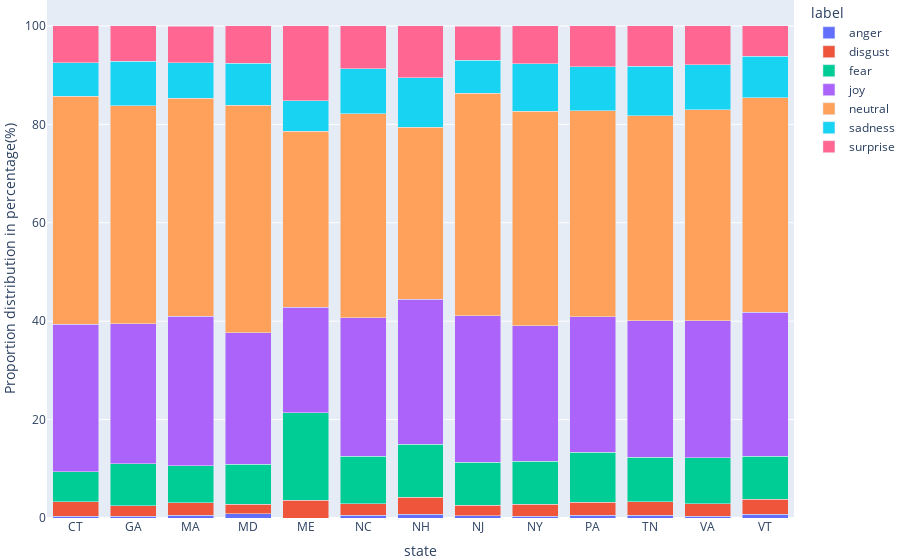

The cell this chart's notebook holds for it:
### Code cell
df = data.groupby(['state', 'label']).size().unstack(fill_value=0)
#df = data.groupby(['state', 'label']).size().unstack(fill_value=0)
row_sums = df.sum(axis=1)
proportions_df = df.div(row_sums, axis=0)
proportions_df = proportions_df.apply(lambda x: round(x*100, 2))
fig = px.bar(proportions_df,
        barmode='stack',
        labels={'index': 'X-axis Labels', 'value': 'Proportion distribution in percentage(%)'},
        title='Stacked Bar Plot')
#fig.update_geos(fitbounds="locations", visible=False)
fig.update_layout(margin={"r":0,"t":0,"l":0,"b":0})

### Figure 1 — Plotly figure (JSON) as saved in the notebook; plotly's stock layout.template omitted (floating-point values rounded to 4 significant figures)
{"data": [{"alignmentgroup": "True", "hovertemplate": "label=anger<br>state=%{x}<br>Proportion distribution in percentage(%)=%{y}<extra></extra>", "legendgroup": "anger", "marker": {"color": "#636efa", "pattern": {"shape": ""}}, "name": "anger", "offsetgroup": "anger", "orientation": "v", "showlegend": true, "textposition": "auto", "type": "bar", "x": ["CT", "GA", "MA", "MD", "ME", "NC", "NH", "NJ", "NY", "PA", "TN", "VA", "VT"], "xaxis": "x", "y": [0.33, 0.33, 0.59, 0.87, 0, 0.51, 0.81, 0.48, 0.37, 0.6, 0.53, 0.37, 0.76], "yaxis": "y"}, {"alignmentgroup": "True", "hovertemplate": "label=disgust<br>state=%{x}<br>Proportion distribution in percentage(%)=%{y}<extra></extra>", "legendgroup": "disgust", "marker": {"color": "#EF553B", "pattern": {"shape": ""}}, "name": "disgust", "offsetgroup": "disgust", "orientation": "v", "showlegend": true, "textposition": "auto", "type": "bar", "x": ["CT", "GA", "MA", "MD", "ME", "NC", "NH", "NJ", "NY", "PA", "TN", "VA", "VT"], "xaxis": "x", "y": [2.93, 2.12, 2.55, 1.96, 3.57, 2.38, 3.43, 2.16, 2.42, 2.59, 2.82, 2.51, 3.05], "yaxis": "y"}, {"alignmentgroup": "True", "hovertemplate": "label=fear<br>state=%{x}<br>Proportion distribution in percentage(%)=%{y}<extra></extra>", "legendgroup": "fear", "marker": {"color": "#00cc96", "pattern": {"shape": ""}}, "name": "fear", "offsetgroup": "fear", "orientation": "v", "showlegend": true, "textposition": "auto", "type": "bar", "x": ["CT", "GA", "MA", "MD", "ME", "NC", "NH", "NJ", "NY", "PA", "TN", "VA", "VT"], "xaxis": "x", "y": [6.19, 8.61, 7.45, 8.06, 17.86, 9.61, 10.71, 8.65, 8.75, 10.17, 8.99, 9.39, 8.78], "yaxis": "y"}, {"alignmentgroup": "True", "hovertemplate": "label=joy<br>state=%{x}<br>Proportion distribution in percentage(%)=%{y}<extra></extra>", "legendgroup": "joy", "marker": {"color": "#ab63fa", "pattern": {"shape": ""}}, "name": "joy", "offsetgroup": "joy", "orientation": "v", "showlegend": true, "textposition": "auto", "type": "bar", "x": ["CT", "GA", "MA", "MD", "ME", "NC", "NH", "NJ", "NY", "PA", "TN", "VA", "VT"], "xaxis": "x", "y": [29.97, 28.43, 30.39, 26.8, 21.43, 28.17, 29.49, 29.81, 27.56, 27.57, 27.73, 27.79, 29.2], "yaxis": "y"}, {"alignmentgroup": "True", "hovertemplate": "label=neutral<br>state=%{x}<br>Proportion distribution in percentage(%)=%{y}<extra></extra>", "legendgroup": "neutral", "marker": {"color": "#FFA15A", "pattern": {"shape": ""}}, "name": "neutral", "offsetgroup": "neutral", "orientation": "v", "showlegend": true, "textposition": "auto", "type": "bar", "x": ["CT", "GA", "MA", "MD", "ME", "NC", "NH", "NJ", "NY", "PA", "TN", "VA", "VT"], "xaxis": "x", "y": [46.25, 44.27, 44.31, 46.19, 35.71, 41.45, 34.95, 45.19, 43.58, 41.86, 41.66, 42.87, 43.61], "yaxis": "y"}, {"alignmentgroup": "True", "hovertemplate": "label=sadness<br>state=%{x}<br>Proportion distribution in percentage(%)=%{y}<extra></extra>", "legendgroup": "sadness", "marker": {"color": "#19d3f3", "pattern": {"shape": ""}}, "name": "sadness", "offsetgroup": "sadness", "orientation": "v", "showlegend": true, "textposition": "auto", "type": "bar", "x": ["CT", "GA", "MA", "MD", "ME", "NC", "NH", "NJ", "NY", "PA", "TN", "VA", "VT"], "xaxis": "x", "y": [6.84, 9.08, 7.25, 8.5, 6.25, 9.2, 10.1, 6.73, 9.68, 8.9, 10.05, 9.16, 8.4], "yaxis": "y"}, {"alignmentgroup": "True", "hovertemplate": "label=surprise<br>state=%{x}<br>Proportion distribution in percentage(%)=%{y}<extra></extra>", "legendgroup": "surprise", "marker": {"color": "#FF6692", "pattern": {"shape": ""}}, "name": "surprise", "offsetgroup": "surprise", "orientation": "v", "showlegend": true, "textposition": "auto", "type": "bar", "x": ["CT", "GA", "MA", "MD", "ME", "NC", "NH", "NJ", "NY", "PA", "TN", "VA", "VT"], "xaxis": "x", "y": [7.49, 7.16, 7.45, 7.63, 15.18, 8.68, 10.51, 6.97, 7.64, 8.31, 8.23, 7.91, 6.2], "yaxis": "y"}], "layout": {"barmode": "stack", "legend": {"title": {"text": "label"}, "tracegroupgap": 0}, "margin": {"b": 0, "l": 0, "r": 0, "t": 0}, "title": {"text": "Stacked Bar Plot"}, "xaxis": {"anchor": "y", "domain": [0, 1], "title": {"text": "state"}}, "yaxis": {"anchor": "x", "domain": [0, 1], "title": {"text": "Proportion distribution in percentage(%)"}}}}
